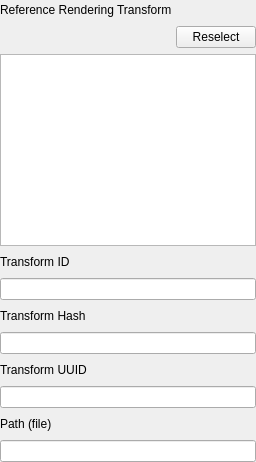
                  <widget class="QWidget" name="tab_32">
                   <property name="sizePolicy">
                    <sizepolicy hsizetype="Preferred" vsizetype="Preferred">
                     <horstretch>0</horstretch>
                     <verstretch>0</verstretch>
                    </sizepolicy>
                   </property>
                   <attribute name="title">
                    <string>RRT</string>
                   </attribute>
                   <layout class="QVBoxLayout" name="verticalLayout_40">
                    <property name="leftMargin">
                     <number>0</number>
                    </property>
                    <property name="topMargin">
                     <number>0</number>
                    </property>
                    <property name="rightMargin">
                     <number>0</number>
                    </property>
                    <property name="bottomMargin">
                     <number>0</number>
                    </property>
                    <item>
                     <layout class="QHBoxLayout" name="horizontalLayout_193">
                      <item>
                       <widget class="QLabel" name="label_231">
                        <property name="text">
                         <string>Reference Rendering Transform</string>
                        </property>
                       </widget>
                      </item>
                      <item>
                       <spacer name="horizontalSpacer_179">
                        <property name="orientation">
                         <enum>Qt::Horizontal</enum>
                        </property>
                        <property name="sizeHint" stdset="0">
                         <size>
                          <width>40</width>
                          <height>20</height>
                         </size>
                        </property>
                       </spacer>
                      </item>
                     </layout>
                    </item>
                    <item>
                     <layout class="QHBoxLayout" name="horizontalLayout_212">
                      <item>
                       <spacer name="horizontalSpacer_201">
                        <property name="orientation">
                         <enum>Qt::Horizontal</enum>
                        </property>
                        <property name="sizeHint" stdset="0">
                         <size>
                          <width>40</width>
                          <height>20</height>
                         </size>
                        </property>
                       </spacer>
                      </item>
                      <item>
                       <widget class="QPushButton" name="pushButton_5">
                        <property name="text">
                         <string>Reselect</string>
                        </property>
                       </widget>
                      </item>
                     </layout>
                    </item>
                    <item>
                     <widget class="QTextEdit" name="referenceRenderingTransform_description_textEdit">
                      <property name="sizePolicy">
                       <sizepolicy hsizetype="Expanding" vsizetype="Minimum">
                        <horstretch>0</horstretch>
                        <verstretch>0</verstretch>
                       </sizepolicy>
                      </property>
                      <property name="minimumSize">
                       <size>
                        <width>0</width>
                        <height>40</height>
                       </size>
                      </property>
                     </widget>
                    </item>
                    <item>
                     <layout class="QHBoxLayout" name="horizontalLayout_194">
                      <item>
                       <widget class="QLabel" name="label_232">
                        <property name="text">
                         <string>Transform ID</string>
                        </property>
                       </widget>
                      </item>
                      <item>
                       <spacer name="horizontalSpacer_180">
                        <property name="orientation">
                         <enum>Qt::Horizontal</enum>
                        </property>
                        <property name="sizeHint" stdset="0">
                         <size>
                          <width>40</width>
                          <height>20</height>
                         </size>
                        </property>
                       </spacer>
                      </item>
                     </layout>
                    </item>
                    <item>
                     <widget class="QLineEdit" name="referenceRenderingTransform_transformId_lineEdit"/>
                    </item>
                    <item>
                     <layout class="QHBoxLayout" name="horizontalLayout_195">
                      <item>
                       <widget class="QLabel" name="label_233">
                        <property name="text">
                         <string>Transform Hash</string>
                        </property>
                       </widget>
                      </item>
                      <item>
                       <spacer name="horizontalSpacer_181">
                        <property name="orientation">
                         <enum>Qt::Horizontal</enum>
                        </property>
                        <property name="sizeHint" stdset="0">
                         <size>
                          <width>40</width>
                          <height>20</height>
                         </size>
                        </property>
                       </spacer>
                      </item>
                     </layout>
                    </item>
                    <item>
                     <widget class="QLineEdit" name="referenceRenderingTransform_hash_lineEdit"/>
                    </item>
                    <item>
                     <layout class="QHBoxLayout" name="horizontalLayout_196">
                      <item>
                       <widget class="QLabel" name="label_234">
                        <property name="text">
                         <string>Transform UUID</string>
                        </property>
                       </widget>
                      </item>
                      <item>
                       <spacer name="horizontalSpacer_182">
                        <property name="orientation">
                         <enum>Qt::Horizontal</enum>
                        </property>
                        <property name="sizeHint" stdset="0">
                         <size>
                          <width>40</width>
                          <height>20</height>
                         </size>
                        </property>
                       </spacer>
                      </item>
                     </layout>
                    </item>
                    <item>
                     <widget class="QLineEdit" name="referenceRenderingTransform_uuid_lineEdit"/>
                    </item>
                    <item>
                     <layout class="QHBoxLayout" name="horizontalLayout_197">
                      <item>
                       <widget class="QLabel" name="label_235">
                        <property name="text">
                         <string>Path (file)</string>
                        </property>
                       </widget>
                      </item>
                      <item>
                       <spacer name="horizontalSpacer_183">
                        <property name="orientation">
                         <enum>Qt::Horizontal</enum>
                        </property>
                        <property name="sizeHint" stdset="0">
                         <size>
                          <width>40</width>
                          <height>20</height>
                         </size>
                        </property>
                       </spacer>
                      </item>
                     </layout>
                    </item>
                    <item>
                     <widget class="QLineEdit" name="referenceRenderingTransform_file_lineEdit"/>
                    </item>
                   </layout>
                  </widget>
